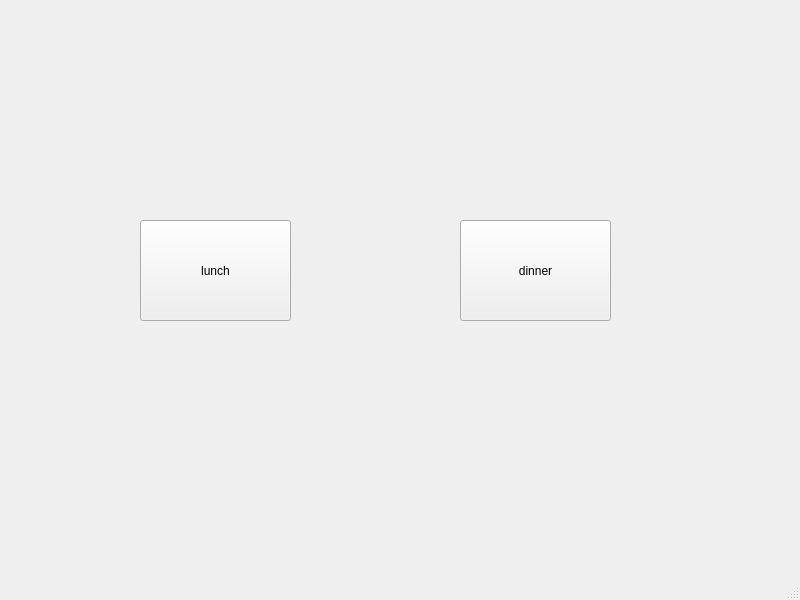
<?xml version="1.0" encoding="UTF-8"?>
<ui version="4.0">
 <class>MainWindow</class>
 <widget class="QMainWindow" name="MainWindow">
  <property name="geometry">
   <rect>
    <x>0</x>
    <y>0</y>
    <width>800</width>
    <height>600</height>
   </rect>
  </property>
  <property name="windowTitle">
   <string>MainWindow</string>
  </property>
  <widget class="QWidget" name="centralwidget">
   <widget class="QPushButton" name="pushButton_2">
    <property name="geometry">
     <rect>
      <x>140</x>
      <y>220</y>
      <width>151</width>
      <height>101</height>
     </rect>
    </property>
    <property name="text">
     <string>lunch</string>
    </property>
   </widget>
   <widget class="QPushButton" name="pushButton_3">
    <property name="geometry">
     <rect>
      <x>460</x>
      <y>220</y>
      <width>151</width>
      <height>101</height>
     </rect>
    </property>
    <property name="text">
     <string>dinner</string>
    </property>
   </widget>
  </widget>
  <widget class="QMenuBar" name="menubar">
   <property name="geometry">
    <rect>
     <x>0</x>
     <y>0</y>
     <width>800</width>
     <height>21</height>
    </rect>
   </property>
  </widget>
  <widget class="QStatusBar" name="statusbar"/>
 </widget>
 <resources/>
 <connections/>
</ui>
